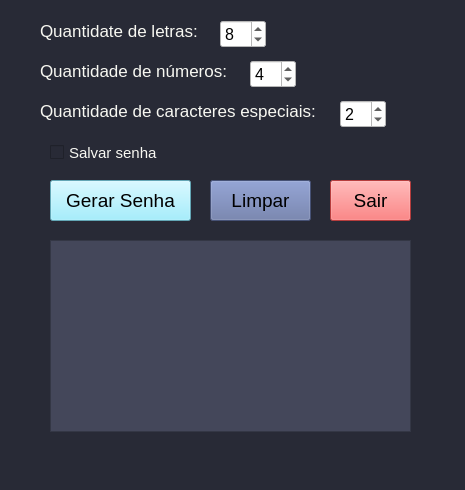
<?xml version="1.0" encoding="UTF-8"?>
<ui version="4.0">
 <class>MainWindow</class>
 <widget class="QMainWindow" name="MainWindow">
  <property name="geometry">
   <rect>
    <x>0</x>
    <y>0</y>
    <width>465</width>
    <height>490</height>
   </rect>
  </property>
  <property name="windowTitle">
   <string>Gerador de senhas</string>
  </property>
  <property name="styleSheet">
   <string notr="true">background-color: rgb(40, 42, 54);</string>
  </property>
  <widget class="QWidget" name="centralwidget">
   <widget class="QLabel" name="label">
    <property name="geometry">
     <rect>
      <x>40</x>
      <y>20</y>
      <width>169</width>
      <height>22</height>
     </rect>
    </property>
    <property name="font">
     <font>
      <pointsize>13</pointsize>
     </font>
    </property>
    <property name="styleSheet">
     <string notr="true">color: rgb(248, 248, 242);</string>
    </property>
    <property name="text">
     <string>Quantidate de letras:</string>
    </property>
   </widget>
   <widget class="QLabel" name="label_2">
    <property name="geometry">
     <rect>
      <x>40</x>
      <y>60</y>
      <width>198</width>
      <height>22</height>
     </rect>
    </property>
    <property name="font">
     <font>
      <pointsize>13</pointsize>
     </font>
    </property>
    <property name="styleSheet">
     <string notr="true">color: rgb(248, 248, 242);</string>
    </property>
    <property name="text">
     <string>Quantidade de números:</string>
    </property>
   </widget>
   <widget class="QLabel" name="label_3">
    <property name="geometry">
     <rect>
      <x>40</x>
      <y>100</y>
      <width>293</width>
      <height>22</height>
     </rect>
    </property>
    <property name="font">
     <font>
      <pointsize>13</pointsize>
     </font>
    </property>
    <property name="styleSheet">
     <string notr="true">color: rgb(248, 248, 242);</string>
    </property>
    <property name="text">
     <string>Quantidade de caracteres especiais:</string>
    </property>
   </widget>
   <widget class="QCheckBox" name="checkSalvarSenha">
    <property name="geometry">
     <rect>
      <x>50</x>
      <y>140</y>
      <width>118</width>
      <height>25</height>
     </rect>
    </property>
    <property name="font">
     <font>
      <pointsize>11</pointsize>
     </font>
    </property>
    <property name="cursor">
     <cursorShape>PointingHandCursor</cursorShape>
    </property>
    <property name="styleSheet">
     <string notr="true">color: rgb(248, 248, 242);</string>
    </property>
    <property name="text">
     <string>Salvar senha</string>
    </property>
   </widget>
   <widget class="QSpinBox" name="spinLetras">
    <property name="geometry">
     <rect>
      <x>220</x>
      <y>20</y>
      <width>46</width>
      <height>28</height>
     </rect>
    </property>
    <property name="font">
     <font>
      <pointsize>12</pointsize>
     </font>
    </property>
    <property name="styleSheet">
     <string notr="true">background-color: rgb(255, 255, 255);</string>
    </property>
    <property name="maximum">
     <number>16</number>
    </property>
    <property name="value">
     <number>8</number>
    </property>
   </widget>
   <widget class="QSpinBox" name="spinNumeros">
    <property name="geometry">
     <rect>
      <x>250</x>
      <y>60</y>
      <width>46</width>
      <height>28</height>
     </rect>
    </property>
    <property name="font">
     <font>
      <pointsize>12</pointsize>
     </font>
    </property>
    <property name="styleSheet">
     <string notr="true">background-color: rgb(255, 255, 255);</string>
    </property>
    <property name="maximum">
     <number>16</number>
    </property>
    <property name="value">
     <number>4</number>
    </property>
   </widget>
   <widget class="QSpinBox" name="spinCaracteres">
    <property name="geometry">
     <rect>
      <x>340</x>
      <y>100</y>
      <width>46</width>
      <height>28</height>
     </rect>
    </property>
    <property name="font">
     <font>
      <pointsize>12</pointsize>
     </font>
    </property>
    <property name="styleSheet">
     <string notr="true">background-color: rgb(255, 255, 255);</string>
    </property>
    <property name="maximum">
     <number>16</number>
    </property>
    <property name="value">
     <number>2</number>
    </property>
   </widget>
   <widget class="QPushButton" name="pushGerarSenha">
    <property name="geometry">
     <rect>
      <x>50</x>
      <y>180</y>
      <width>141</width>
      <height>41</height>
     </rect>
    </property>
    <property name="font">
     <font>
      <pointsize>14</pointsize>
     </font>
    </property>
    <property name="styleSheet">
     <string notr="true">background-color: rgb(139, 233, 253);</string>
    </property>
    <property name="text">
     <string>Gerar Senha</string>
    </property>
   </widget>
   <widget class="QListWidget" name="listSaida">
    <property name="geometry">
     <rect>
      <x>50</x>
      <y>240</y>
      <width>361</width>
      <height>192</height>
     </rect>
    </property>
    <property name="font">
     <font>
      <family>Monospace</family>
      <pointsize>12</pointsize>
     </font>
    </property>
    <property name="cursor" stdset="0">
     <cursorShape>PointingHandCursor</cursorShape>
    </property>
    <property name="contextMenuPolicy">
     <enum>Qt::DefaultContextMenu</enum>
    </property>
    <property name="styleSheet">
     <string notr="true">color: rgb(248, 248, 242);
background-color: rgb(68, 71, 90);</string>
    </property>
    <property name="autoScrollMargin">
     <number>16</number>
    </property>
    <property name="editTriggers">
     <set>QAbstractItemView::NoEditTriggers</set>
    </property>
    <property name="showDropIndicator" stdset="0">
     <bool>false</bool>
    </property>
    <property name="dragEnabled">
     <bool>false</bool>
    </property>
    <property name="dragDropOverwriteMode">
     <bool>false</bool>
    </property>
    <property name="dragDropMode">
     <enum>QAbstractItemView::DragOnly</enum>
    </property>
    <property name="selectionMode">
     <enum>QAbstractItemView::SingleSelection</enum>
    </property>
    <property name="movement">
     <enum>QListView::Free</enum>
    </property>
    <property name="isWrapping" stdset="0">
     <bool>false</bool>
    </property>
    <property name="resizeMode">
     <enum>QListView::Fixed</enum>
    </property>
    <property name="selectionRectVisible">
     <bool>true</bool>
    </property>
   </widget>
   <widget class="QPushButton" name="pushLimpar">
    <property name="geometry">
     <rect>
      <x>210</x>
      <y>180</y>
      <width>101</width>
      <height>41</height>
     </rect>
    </property>
    <property name="font">
     <font>
      <pointsize>14</pointsize>
     </font>
    </property>
    <property name="styleSheet">
     <string notr="true">background-color: rgb(98, 114, 164);</string>
    </property>
    <property name="text">
     <string>Limpar</string>
    </property>
   </widget>
   <widget class="QPushButton" name="pushSair">
    <property name="geometry">
     <rect>
      <x>330</x>
      <y>180</y>
      <width>81</width>
      <height>41</height>
     </rect>
    </property>
    <property name="font">
     <font>
      <pointsize>14</pointsize>
     </font>
    </property>
    <property name="styleSheet">
     <string notr="true">background-color: rgb(255, 85, 85);</string>
    </property>
    <property name="text">
     <string>Sair</string>
    </property>
   </widget>
  </widget>
  <widget class="QMenuBar" name="menubar">
   <property name="geometry">
    <rect>
     <x>0</x>
     <y>0</y>
     <width>465</width>
     <height>22</height>
    </rect>
   </property>
  </widget>
  <widget class="QStatusBar" name="statusbar"/>
 </widget>
 <resources/>
 <connections/>
</ui>
